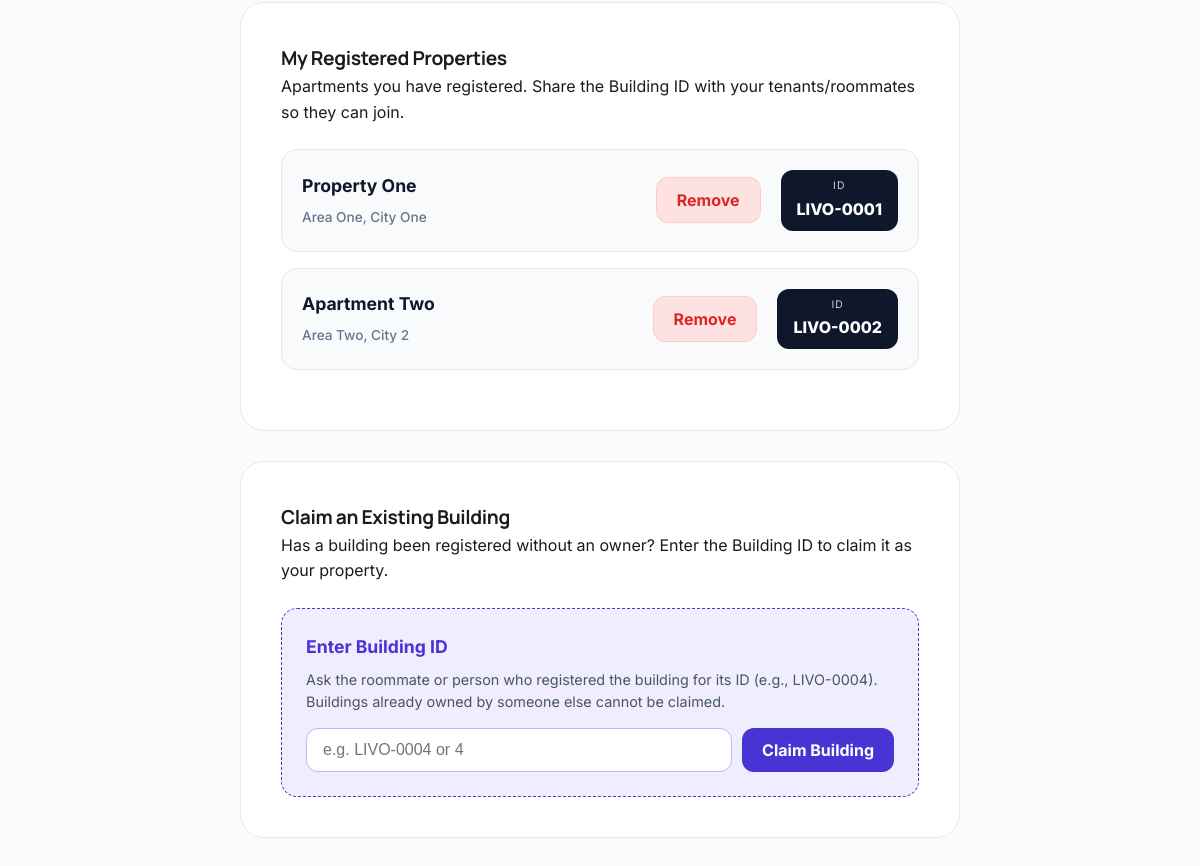
The page /users/dashboard/ (signed in, middle part) on the database as committed earlier.
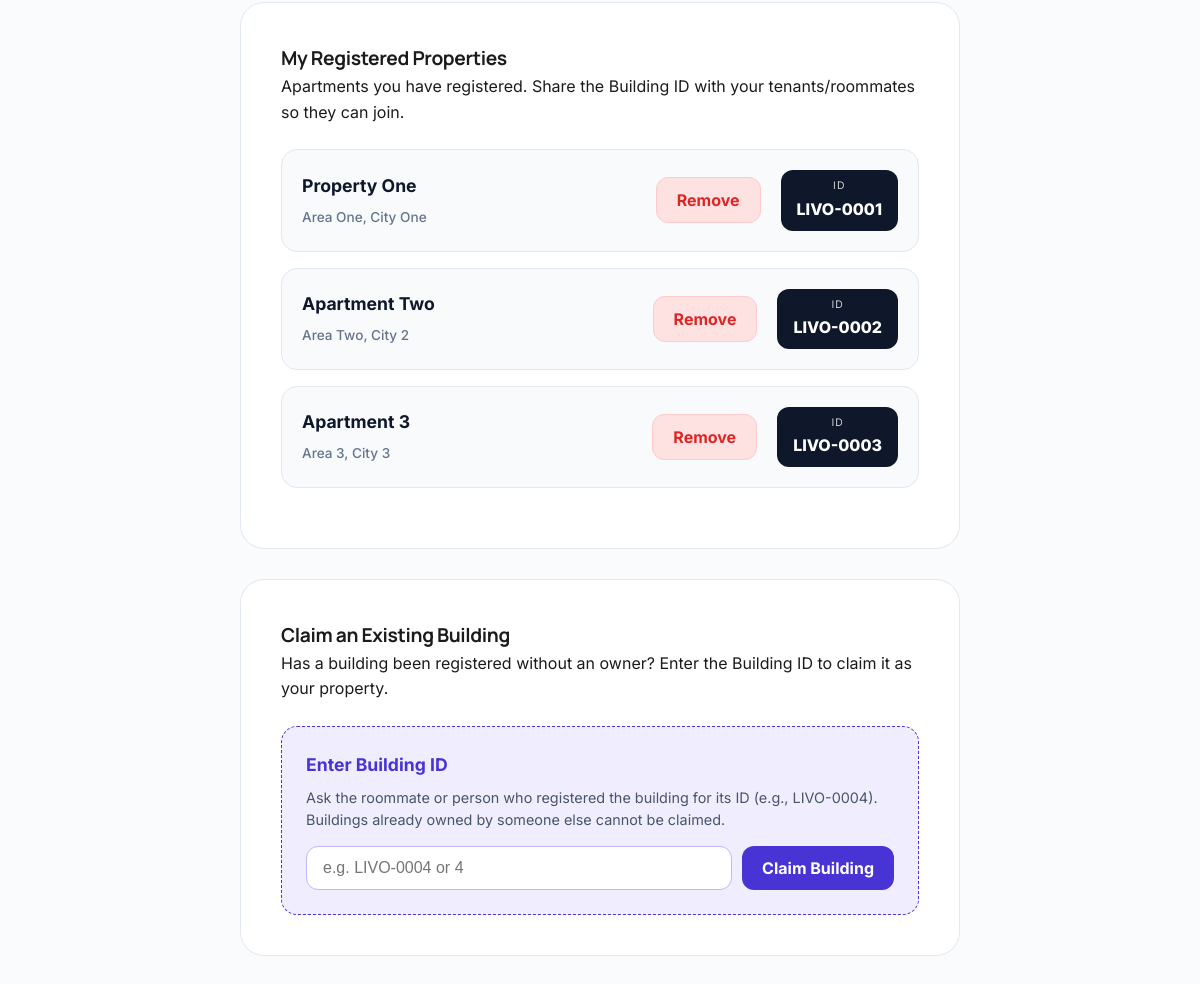
The same page on the database as committed later.
### apartments/models.py (models this page shows, shortened)
class Apartment(models.Model):
    name = models.CharField(max_length=200, help_text="Example: Green Valley Apartment, Unit 4B")
    address = models.TextField()
    city = models.CharField(max_length=100)
    area = models.CharField(max_length=100, default="", help_text="e.g. Manhattan, Gulshan, or Downtown")
    rent_amount = models.DecimalField(max_digits=10, decimal_places=2, help_text="Total rent for the apartment", validators=[MinValueValidator(0)])
    total_rooms = models.IntegerField(default=1, validators=[MinValueValidator(1)])
    has_wifi = models.BooleanField(default=False)
    has_parking = models.BooleanField(default=False)
    has_ac = models.BooleanField(default=False)
    owner = models.ForeignKey(User, on_delete=models.CASCADE, related_name='owned_apartments', null=True, blank=True)
    created_at = models.DateTimeField(auto_now_add=True)
    updated_at = models.DateTimeField(auto_now=True)

### users/views.py (the view)
# urls.py: path('dashboard/', views.dashboard, name='dashboard'),
def dashboard(request):
    if not request.user.is_authenticated:
        return redirect('login')
    user = request.user
    from django.db.models import Avg
    user_reviews = user.received_reviews.all().order_by('-created_at')
    avg_rating = user_reviews.aggregate(Avg('rating'))['rating__avg']
    from posts.models import Post
    user_posts = Post.objects.filter(user=user).order_by('-created_at')
    context = {
        'user': user,
        'user_reviews': user_reviews,
        'avg_rating': round(avg_rating, 1) if avg_rating else None,
        'user_posts': user_posts,
    }
    if user.role == 'ROOMMATE':
        context['profile'] = LifestylePreference.objects.filter(user=user).first()
        from apartments.models import ResidentRecord
        residencies = ResidentRecord.objects.filter(resident=user, is_active=True).select_related('apartment')
        context['residencies'] = residencies
        co_residents = set()
        owners = set()
        for r in residencies:
            apartment = r.apartment
            if apartment.owner:
                owners.add(apartment.owner)
            other_residents = ResidentRecord.objects.filter(apartment=apartment, is_active=True).exclude(resident=user).select_related('resident')
            for other in other_residents:
                co_residents.add(other.resident)
        context['co_residents'] = list(co_residents)
        context['owners'] = list(owners)
        return render(request, 'dashboards/roommate.html', context)
    elif user.role == 'HOUSE_OWNER':
        from apartments.models import Apartment
        from apartments.models import ResidentRecord
        context['owned_apartments'] = Apartment.objects.filter(owner=user)
        return render(request, 'dashboards/owner.html', context)
    elif user.role == 'HOUSE_HELP':
        context['profile'] = Househelp.objects.filter(user=user).first()
        return render(request, 'dashboards/househelp.html', context)
    elif user.role == 'VENDOR':
        return render(request, 'dashboards/vendor.html', context)
    return redirect('landing')

### templates/dashboards/owner.html (shortened to what this page needs)
{% extends 'base.html' %}
{% load static %}
{% block content %}
<div class="dashboard-simple owner-theme">
    <div class="container small-container">
        <div class="data-section mt-30">
            <div class="section-top">
                <h3>My Registered Properties</h3>
                <p>Apartments you have registered. Share the Building ID with your tenants/roommates so they can join.</p>
            </div>
            <div class="building-list">
                {% for apartment in owned_apartments %}
                    <div class="building-card">
                        <div class="building-info">
                            <h4>{{ apartment.name }}</h4>
                            <span class="building-location">{{ apartment.area }}, {{ apartment.city }}</span>
                        </div>
                        <div class="building-actions" style="margin-left: auto; margin-right: 20px;">
                            <form action="{% url 'remove_ownership' apartment.id %}" method="POST" style="margin: 0;">
                                <button type="submit" class="btn btn-danger compact" onclick="return confirm('Are you sure you want to remove your ownership from this apartment?');">Remove</button>
                            </form>
                        </div>
                        <div class="building-id-badge">
                            <span class="id-label">ID</span>
                            <span class="id-number">LIVO-{{ apartment.id|stringformat:"04d" }}</span>
                        </div>
                    </div>
                {% empty %}
                    <p class="empty-text">You haven't registered any properties yet.</p>
                {% endfor %}
            </div>
        </div>
        <div class="data-section mt-30">
            <div class="section-top">
                <h3>Claim an Existing Building</h3>
                <p>Has a building been registered without an owner? Enter the Building ID to claim it as your property.</p>
            </div>
            <div class="join-building-box">
                <h4>Enter Building ID</h4>
                <p>Ask the roommate or person who registered the building for its ID (e.g., LIVO-0004). Buildings already owned by someone else cannot be claimed.</p>
                <form action="{% url 'join_apartment' %}" method="POST" class="join-form">
                    <div class="input-wrapper">
                        <input type="text" name="building_id_input" placeholder="e.g. LIVO-0004 or 4" required>
                        <button type="submit" class="btn btn-primary compact">Claim Building</button>
                    </div>
                </form>
            </div>
        </div>
    </div>
</div>
{% endblock %}

Rows that differ between the two databases and show on the page:
added Apartment: name "Apartment 3", area "Area 3", city "City 3", id "0003"
